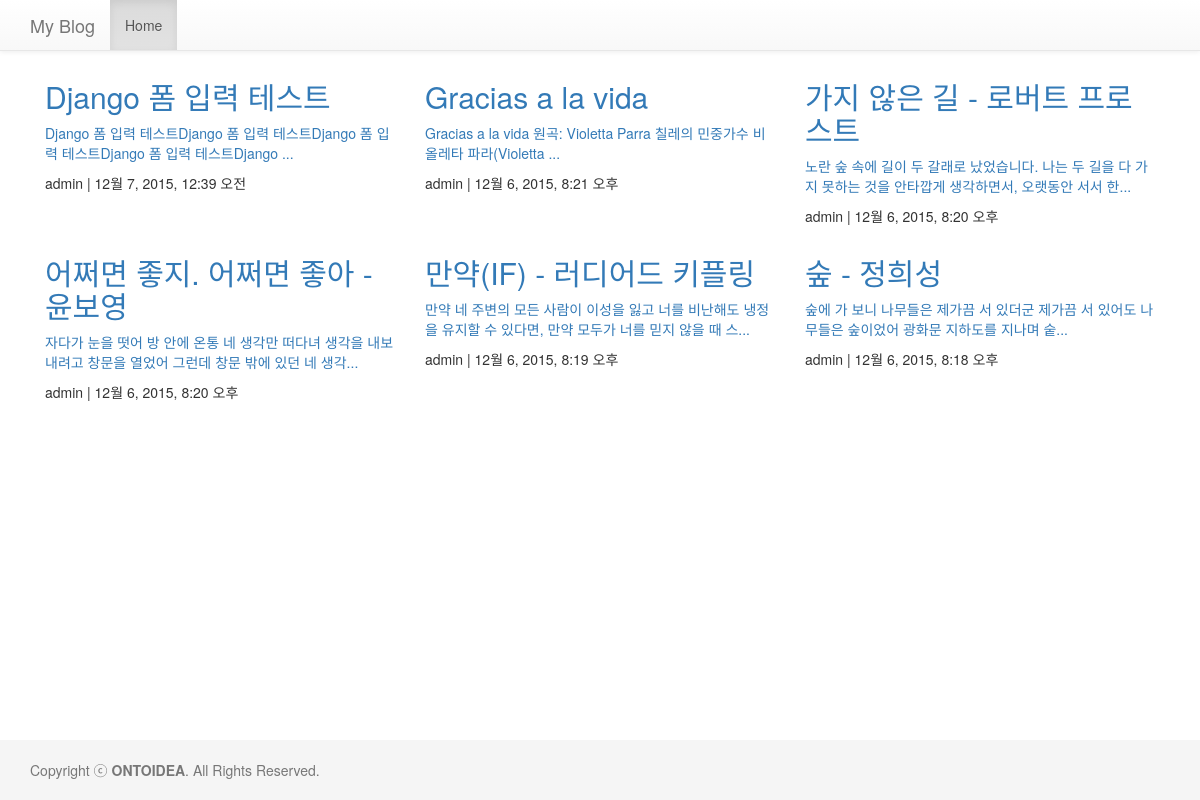
Screenshot of /blog/ with the database file from the repository.
### blog/models.py (models this page shows, shortened)
class Post(models.Model):
    author = models.ForeignKey('auth.User')
    subject = models.CharField(max_length=200)
    content = models.TextField()
    created_date = models.DateTimeField(default=timezone.now)

### blog/views.py (the view)
def index(request):
    post_list = Post.objects.all().order_by('-created_date')
    context = {'post_list': post_list}
    return render(request, 'blog/index.html', context)

### blog/templates/blog/index.html
{% extends "base_blog.html" %}
{% block blog_contents %}
{% if post_list %}
	{% for post in post_list %}
	    <div class="col-xs-6 col-lg-4">
		    <a href="{% url 'blog:content' post.id %}">
		      <h2>{{ post.subject }}</h2>
		      <p>{{ post.content|truncatechars:70 }}</p>
		    </a>
	      <p>{{ post.author }} | {{ post.created_date }}</p>
	    </div>
    {% endfor %}
{% else %}
    <div class="col-xs-6 col-lg-4">
      <h2>글이 없습니다.</h2>
    </div>
{% endif %}
{% endblock blog_contents %}

### templates/base_blog.html (shortened to what this page needs)
{% extends "base.html" %}
{% block contents %}
<nav class="navbar navbar-default navbar-fixed-top">
      <div class="container">
        <div class="navbar-header">
          <a class="navbar-brand" href="{% url 'blog:index' %}">My Blog</a>
        </div>
        <div id="navbar" class="collapse navbar-collapse">
          <ul class="nav navbar-nav">
            <li class="active"><a href="{% url 'blog:index' %}">Home</a></li>
          </ul>
        </div>
      </div>
    </nav>
<div class="container">
{% block blog_contents %}
{% endblock blog_contents %}
</div>
<footer class="footer">
  <div class="container">
    <p class="text-muted">Copyright ⓒ <strong>ONTOIDEA</strong>. All Rights Reserved.</p>
  </div>
</footer>
{% endblock contents %}

### templates/base.html (shortened to what this page needs)
<!DOCTYPE html>
<html lang="ko">
  <head>
    <link rel="stylesheet" href="https://maxcdn.bootstrapcdn.com/bootstrap/3.3.2/css/bootstrap.min.css">
    <link rel="stylesheet" href="https://maxcdn.bootstrapcdn.com/bootstrap/3.3.2/css/bootstrap-theme.min.css">
    {% load static %}
    <link rel="stylesheet" href="{% static "mystyle.css" %}" />
  </head>
  <body>
{% block contents %}{% endblock %}
  </body>
</html>

### static/mystyle.css (style rules this page uses)
html { position: relative; min-height: 100%; }
body { margin-bottom: 60px; }
.footer { position: absolute; bottom: 0; width: 100%; height: 60px; background-color: #f5f5f5; }
body > .container { padding: 60px 15px 0; }
.container .text-muted { margin: 20px 0; }
.footer > .container { padding-right: 15px; padding-left: 15px; }

### rows the page displays
Post: subject "Django 폼 입력 테스트", content "Django 폼 입력 테스트Django 폼 입력 테스트Django 폼 입력 테스트Django 폼 입력 테스트Django ...", author "admin", created_date "12월 7, 2015, 12:39 오전"
Post: subject "Gracias a la vida", content "Gracias a la vida 원곡: Violetta Parra 칠레의 민중가수 비올레타 파라(Violetta ...", author "admin", created_date "12월 6, 2015, 8:21 오후"
Post: subject "가지 않은 길 - 로버트 프로스트", content "노란 숲 속에 길이 두 갈래로 났었습니다. 나는 두 길을 다 가지 못하는 것을 안타깝게 생각하면서, 오랫동안 서서 한...", author "admin", created_date "12월 6, 2015, 8:20 오후"
Post: subject "어쩌면 좋지. 어쩌면 좋아 - 윤보영", content "자다가 눈을 떳어 방 안에 온통 네 생각만 떠다녀 생각을 내보내려고 창문을 열었어 그런데 창문 밖에 있던 네 생각...", author "admin", created_date "12월 6, 2015, 8:20 오후"
Post: subject "만약(IF) - 러디어드 키플링", content "만약 네 주변의 모든 사람이 이성을 잃고 너를 비난해도 냉정을 유지할 수 있다면, 만약 모두가 너를 믿지 않을 때 스...", author "admin", created_date "12월 6, 2015, 8:19 오후"
Post: subject "숲 - 정희성", content "숲에 가 보니 나무들은 제가끔 서 있더군 제가끔 서 있어도 나무들은 숲이었어 광화문 지하도를 지나며 숱...", author "admin", created_date "12월 6, 2015, 8:18 오후"
